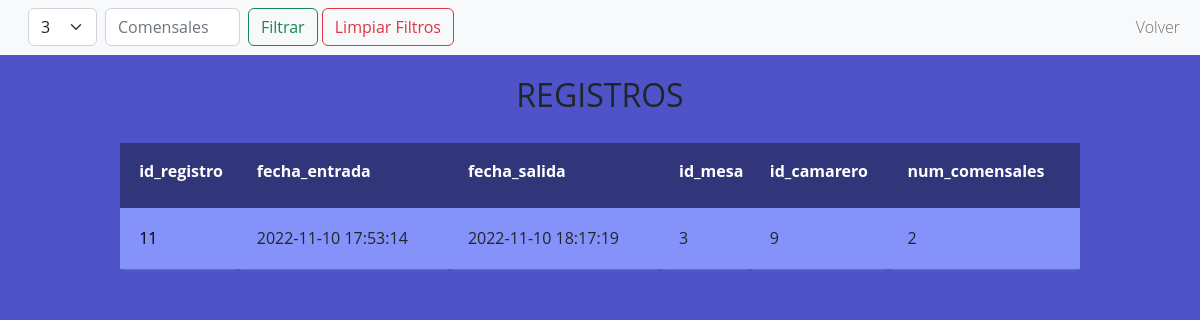
The page /controller/registros_controller.php?filtro_mesa=3 (signed in) on the database its author committed.
### tables this page shows
CREATE TABLE `tbl_registro` (
  `id_registro` int(11) NOT NULL,
  `fecha_entrada` datetime NOT NULL,
  `fecha_salida` datetime DEFAULT NULL,
  `id_mesa` int(11) NOT NULL,
  `id_camarero` int(11) NOT NULL,
  `num_comensales` int(2) NOT NULL
);

### controller/registros_controller.php (called while the page is built, shortened)
<?php
require_once '../config/conexion.php';
require_once '../models/mesa.php';
$url_raw = getURL();
$url_base = explode('?', $url_raw)[0];
$filtros = [];
foreach ($_GET as $key => $value) {
    if (in_array($key, FILTROS)) {
        $filtros[$key] = mysqli_real_escape_string($conexion, trim(strip_tags($value)));
    }
}
$registros = Mesa::getRegistros($conexion, $filtros);
$mesas = Mesa::getMesas($conexion, [], BD['MESA']['NUMERO']);
require_once '../view/registro.php';

### models/mesa.php (called while the page is built, shortened)
<?php
class Mesa
{
    public static function getMesas($conexion, $filtros=[], $campo='*')
    {
        $sql = "SELECT $campo FROM ".BD['MESA']['TABLA']." WHERE 1=1";
        $sql = $sql.";";
        return mysqli_query($conexion, $sql);
    }
    public static function getRegistros($conexion, $filtros)
    {
        $sql = "SELECT * FROM ".BD['REGISTRO']['TABLA']." WHERE 1=1";
        foreach ($filtros as $key => $value) {
            $sql = $sql." AND ".FILTROS['BD'][$key]." = $value";
        }
        $sql = $sql." ORDER BY ".BD['REGISTRO']['ID']." DESC;";
        return mysqli_query($conexion, $sql);
    }
}

### proc/func.php (called while the page is built, shortened)
<?php
function getURL()
{
    if(isset($_SERVER['HTTPS']) && $_SERVER['HTTPS'] === 'on')
         $url = "https://";
    else
         $url = "http://";
    $url.= $_SERVER['HTTP_HOST'];
    $url.= $_SERVER['REQUEST_URI'];
    return $url;
}

### view/registro.php (the view, shortened to what this page needs)
<!DOCTYPE html>
<html lang="en">
<head>
    <link href="https://cdn.jsdelivr.net/npm/bootstrap@5.2.1/dist/css/bootstrap.min.css" rel="stylesheet">
    <link rel="stylesheet" href="https://stackpath.bootstrapcdn.com/font-awesome/4.7.0/css/font-awesome.min.css">
    <link rel="stylesheet" href="../static/css/registro.css">
</head>
<body>
<nav class="navbar navbar-expand-lg navbar-light bg-light">
  <div class="container-fluid">
     <div class="collapse navbar-collapse" id="navbarNav">
     <ul class="navbar-nav">
          <li class="nav-item">
          <form>
            <select class="form-select form-select-md" aria-label=".form-select-sm example" id="<?php echo FILTROS['MESA'];?>">
                <?php
                  foreach ($mesas as $mesa) {
                    if (array_key_exists(FILTROS['MESA'], $filtros)) {
                        if ($filtros[FILTROS['MESA']] == $mesa[BD['MESA']['NUMERO']]) {
                            echo "<option selected='selected' value=".$mesa[BD['MESA']['NUMERO']].">".$mesa[BD['MESA']['NUMERO']]."</option>";
                        } else {
                            echo "<option value=".$mesa[BD['MESA']['NUMERO']].">".$mesa[BD['MESA']['NUMERO']]."</option>";
                        }
                    }else {
                        echo "<option value=".$mesa[BD['MESA']['NUMERO']].">".$mesa[BD['MESA']['NUMERO']]."</option>";
                    }
                  }
                ?>
            </select>
        </form>
        </li>
        <li class="nav-item">
        <input class="form-control" type="number" min="1" max="10" placeholder="Comensales" aria-label="Search" id="<?php echo FILTROS['COMENSALES'];?>">
        </li>
        <li class="nav-item">
          <button class="btn btn-outline-success" onclick="enviarFiltros('<?php echo $url_base;?>', [<?php echo FILTROS['MESA'].', '.FILTROS['COMENSALES'] ;?>]);">Filtrar</button>
          <button class="btn btn-outline-danger" onclick="limpiarFiltros('<?php echo $url_base;?>');">Limpiar Filtros</button>
        </li>
      </ul>
    </div>
    <div class="navbar-nav">
      <a onClick="index.php" class="nav-link bg-light" aria-pressed='true' aria-current="page" role='button'>Volver</a>
    </div>
  </div>
</nav>
<div class="area" >
    <ul class="circles">
<h2>REGISTROS</h2>
<div class="tabla-container">
  <table class="container tabla-fixedh">
      <thead>
        <tr>
          <?php
            foreach ($registros as $registro) {
              foreach ($registro as $key => $value) {
                echo "<th><h1>$key</h1></th>";
              }
              break;
            }
          ?>
        </tr>
      </thead>
      <div class="test">
        <tbody>
          <?php
            foreach ($registros as $registro) {
              echo "<tr>";
              foreach ($registro as $value) {
                echo "<td>$value</td>";
              }
              echo "</tr>";
            }
          ?>
        </tbody>
      </div>
  </table>
</div>
</body>
</html>

### static/css/registro.css (style rules this page uses)
body { font-family: 'Open Sans', sans-serif; font-weight: 300; line-height: 1.42em; background-color: #8f94fb; }
.area { background: #4e54c8; background: -webkit-linear-gradient(to left, #8f94fb, #4e54c8); width: 100%; height: 92.2vh; }
.circles { position: relative; top: 0; left: 0; width: 100%; height: 100%; padding: 0%; overflow: hidden; }
h2 { font-size: 2em; font-weight: 500; text-align: center; display: block; line-height: 1em; padding-bottom: 2%; padding-top: 2%; }
.container th h1 { font-weight: bold; font-size: 1em; text-align: left; color: #ffff; }
.container td { font-weight: normal; font-size: 1em; -webkit-box-shadow: 0 2px 2px -2px #8f94fb; -moz-box-shadow: 0 2px 2px -2px #8f94fb; box-shadow: 0 2px 2px -2px #8f94fb; }
.container { text-align: left; overflow-x: scroll; width: 80%; min-width: 400px; margin: 0 auto; display: table; padding: 0 0 8em 0; }
.container td, .container th { padding-bottom: 2%; padding-top: 2%; padding-left: 2%; }
.container tr:nth-child(odd) { background-color: #8492FA; }
.container th { background-color: #31367A; }
.container td:first-child { color: black; }
.tabla-container { -ms-overflow-style: none; scrollbar-width: none; }
.tabla-container { overflow-y: scroll; height: 70vh; }
.form-control { margin-right: 3.5rem !important; }
.nav-item { margin-right: 0.5rem; }

### rows shown on the page
tbl_registro: key "id_registro", key "fecha_entrada", key "fecha_salida", key "id_mesa", key "id_camarero", key "num_comensales", id_registro "11", fecha_entrada "2022-11-10 17:53:14", fecha_salida "2022-11-10 18:17:19", id_mesa "3", id_camarero "9", num_comensales "2"

### other values the page prints
form field value "3"
